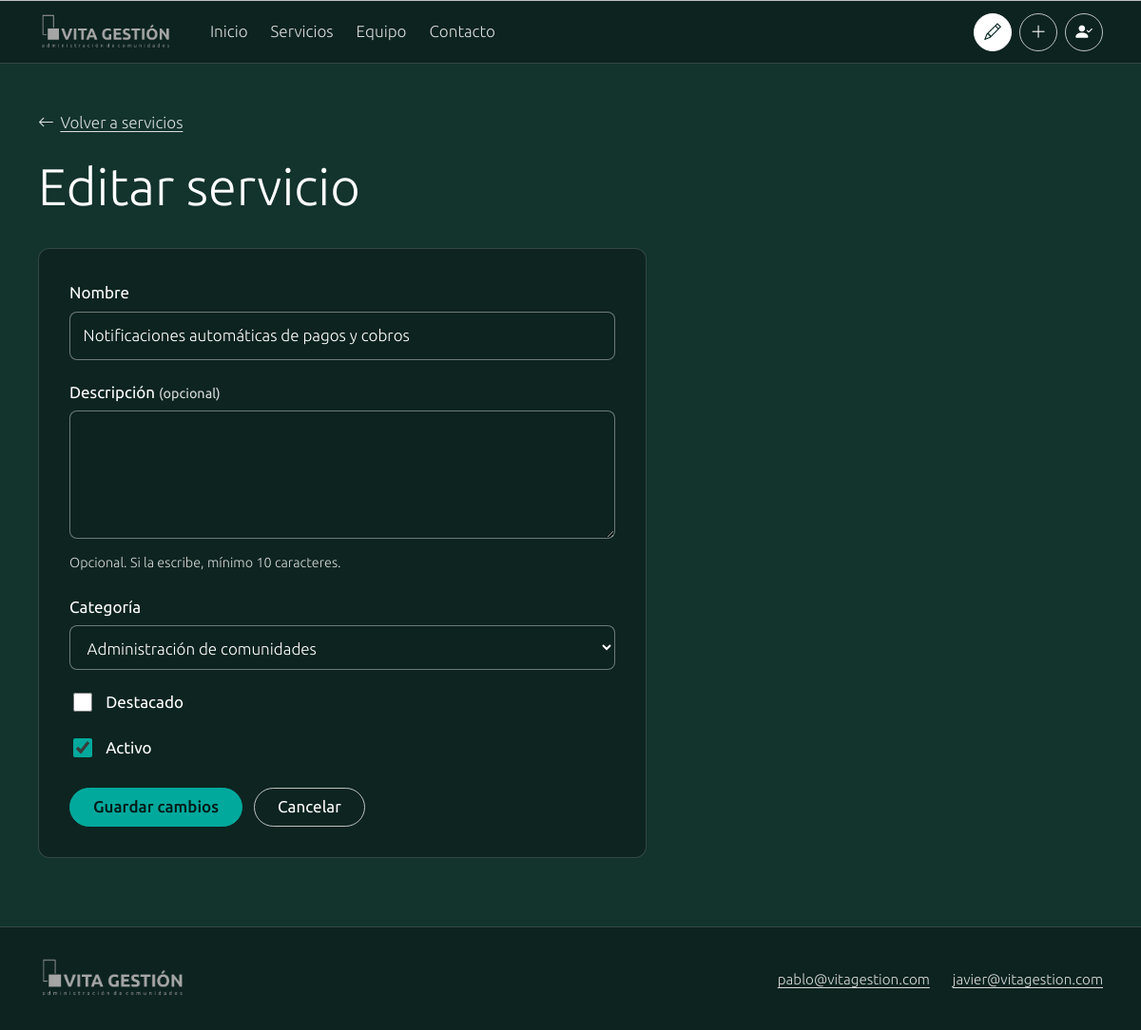
/panel/servicios/3/editar/ (signed in), run on the app's committed database.
### servicios/models.py (models this page shows, shortened)
class Servicio(models.Model):
    nombre = models.CharField('nombre', max_length=150)
    descripcion = models.TextField('descripción', max_length=500, blank=True)
    categoria = models.ForeignKey(
        Categoria,
        verbose_name='categoría',
        on_delete=models.PROTECT,   # no se puede borrar una categoría con servicios
        related_name='servicios',
    )
    destacado = models.BooleanField('destacado', default=False)
    activo = models.BooleanField('activo', default=True)
    creado = models.DateTimeField('creado', auto_now_add=True)
    actualizado = models.DateTimeField('actualizado', auto_now=True)
    class Meta:
        verbose_name = 'servicio'
        verbose_name_plural = 'servicios'
        ordering = ['categoria__orden', 'id']
        constraints = [
            models.UniqueConstraint(
                fields=['categoria', 'nombre'],
                name='servicio_nombre_unico_por_categoria',
            ),
        ]

### servicios/views.py (the view)
# urls.py: path('panel/servicios/<int:pk>/editar/', views.ServicioEditarView.as_view(), name='servicio_editar'),
class ServicioEditarView(PanelMixin, FormularioMensajesMixin, UpdateView):
    permission_required = 'servicios.change_servicio'
    model = Servicio
    form_class = ServicioForm
    template_name = 'servicios/servicio_form.html'
    success_url = reverse_lazy('servicios:panel_servicios')
    mensaje_exito = 'Servicio «{nombre}» actualizado correctamente.'
    seccion = 'servicios'

### servicios/forms.py (shortened to what this page needs)
class ServicioForm(EstiloCamposMixin, forms.ModelForm):
    class Meta:
        model = Servicio
        fields = ['nombre', 'descripcion', 'categoria', 'destacado', 'activo']
        field_classes = {'categoria': CategoriaChoiceField}
        widgets = {
            'nombre': forms.TextInput(
                attrs={'placeholder': 'Ej.: Control de accesos y seguridad'}
            ),
            'descripcion': forms.Textarea(attrs={'rows': 4}),
        }
        help_texts = {
            'descripcion': 'Opcional. Si la escribe, mínimo 10 caracteres.',
        }
        error_messages = {
            'nombre': {
                'required': 'El nombre es obligatorio.',
                'max_length': 'El nombre no puede superar los 150 caracteres.',
            },
            'descripcion': {
                'max_length': 'La descripción no puede superar los 500 caracteres.',
            },
            'categoria': {
                'required': 'Debe seleccionar una categoría.',
                'invalid_choice': 'Seleccione una categoría válida de la lista.',
            },
        }

### servicios/forms.py (called while the page is built)
    def label_from_instance(self, obj):
        return obj.nombre if obj.activa else f'{obj.nombre} (inactiva)'

### servicios/views.py (called while the page is built)
    def get_context_data(self, **kwargs):
        contexto = super().get_context_data(**kwargs)
        contexto['seccion'] = self.seccion
        return contexto

### templates/servicios/servicio_form.html (shortened to what this page needs)
{% extends 'base.html' %}
{% block contenido %}
<div class="contenedor panel">
  <a class="volver" href="{% url 'servicios:panel_servicios' %}"><i class="bi bi-arrow-left" aria-hidden="true"></i> Volver a servicios</a>
  <h1>{% if object %}Editar servicio{% else %}Crear servicio{% endif %}</h1>
  <form class="formulario-caja" method="post" novalidate>
    {% for campo in form %}{% include 'servicios/_campo.html' %}{% endfor %}
    <div class="acciones-formulario">
      <button type="submit" class="btn btn-primario">{% if object %}Guardar cambios{% else %}Crear servicio{% endif %}</button>
      <a class="btn" href="{% url 'servicios:panel_servicios' %}">Cancelar</a>
    </div>
  </form>
</div>
{% endblock %}

### templates/servicios/_campo.html (shortened to what this page needs)
{% if campo.field.widget.input_type == 'checkbox' %}
<div class="campo-grupo{% if campo.errors %} con-error{% endif %}">
  <div class="campo-check">
    {{ campo }}
    <div>
      <label for="{{ campo.id_for_label }}">{{ campo.label }}</label>
    </div>
  </div>
</div>
{% else %}
<div class="campo-grupo{% if campo.errors %} con-error{% endif %}">
  <label for="{{ campo.id_for_label }}">{{ campo.label }}{% if not campo.field.required %} <span class="ayuda">(opcional)</span>{% endif %}</label>
  {{ campo }}
  {% if campo.help_text %}<p class="ayuda">{{ campo.help_text }}</p>{% endif %}
</div>
{% endif %}

### static/css/vita.css (style rules this page uses)
:root { --fondo: #13332d; --fondo-profundo: #0c231f; --teal: #01a99c; --teal-claro: #5fe3d6; --verde-medio: #007f76; --verde-oscuro: #01534d; --verde-casi-negro: #002a28; --gris-logo: #a0a0a0; --texto: #ffffff; --texto-suave: rgba(255, 255, 255, .84); --linea: rgba(255, 255, 255, .72); --linea-suave: rgba(255, 255, 255, .16); --superficie: rgba(0, 0, 0, .28); --peligro: #ffb4ab; --peligro-fondo: #8c1d18; --degradado-portada: linear-gradient(90deg, #01a99c 0%, #00988c 10%, #007f76 25%, #01534d 50%, #002a28 75%, #011110 90%, #000 100%); --degradado-contenido: linear-gradient(90deg, #000 0%, #011110 14%, #002a28 38%, #01534d 62%, #007f76 82%, #01a99c 100%); --margen: clamp(1rem, 4vw, 2rem); --ancho: 1120px; --radio: 12px; --slot: 48px; --despl: var(--slot); }
body.con-crear { --despl: calc(var(--slot) * 2); }
*, *::before, *::after { box-sizing: border-box; }
html { scroll-behavior: smooth; -webkit-text-size-adjust: 100%; }
body { margin: 0; min-height: 100vh; display: flex; flex-direction: column; background: var(--fondo); color: var(--texto); font-family: "Ubuntu", system-ui, -apple-system, "Segoe UI", Roboto, sans-serif; font-weight: 300; font-size: 1.0625rem; line-height: 1.65; }
a { color: var(--teal-claro); text-underline-offset: .2em; }
h1, h2, h3 { margin: 0 0 .6em; line-height: 1.2; font-weight: 300; }
h1 { font-size: clamp(2rem, 4.6vw, 3.4rem); }
p { margin: 0 0 1em; }
.contenedor { width: min(var(--ancho), 100% - 2 * var(--margen)); margin-inline: auto; }
.btn { display: inline-flex; align-items: center; justify-content: center; gap: .5rem; padding: .6rem 1.5rem; border: 1px solid var(--linea); border-radius: 999px; background: transparent; color: #fff; font: inherit; font-weight: 400; line-height: 1.2; text-decoration: none; cursor: pointer; transition: background-color .15s, color .15s, border-color .15s; }
.btn-primario { background: var(--teal); border-color: var(--teal); color: #001a17; font-weight: 500; }
.panel { padding-block: clamp(1.5rem, 4vw, 3rem) clamp(3rem, 6vw, 5rem); }
.formulario-caja { max-width: 40rem; padding: clamp(1.25rem, 3vw, 2rem); background: var(--superficie); border: 1px solid var(--linea-suave); border-radius: var(--radio); }
.campo-grupo { margin-bottom: 1.25rem; }
.campo-grupo label { display: block; margin-bottom: .35rem; font-weight: 400; }
.campo-grupo .ayuda { margin: .35rem 0 0; font-size: .9rem; color: var(--texto-suave); }
input[type="text"], input[type="search"], input[type="number"], select, textarea, .campo { width: 100%; padding: .65rem .85rem; background: var(--fondo-profundo); color: #fff; border: 1px solid rgba(255, 255, 255, .4); border-radius: 8px; font: inherit; font-weight: 300; color-scheme: dark; }
input[type="search"], input[type="text"], input[type="number"], select { min-height: 2.9rem; }
textarea { resize: vertical; min-height: 7rem; }
.campo-check { display: flex; align-items: flex-start; gap: .7rem; }
.campo-check input { width: 1.25rem; height: 1.25rem; margin-top: .25rem; accent-color: var(--teal); flex: none; }
.campo-check label { margin: 0; }
.acciones-formulario { display: flex; flex-wrap: wrap; gap: .75rem; margin-top: 1.75rem; }
.volver { display: inline-flex; align-items: center; gap: .4rem; margin-bottom: 1.25rem; color: var(--texto-suave); }

### data on the page
Servicio: form "Notificaciones automáticas de pagos y cobros" "Administración de comunidades", form "☑"

### other printed values
{{ campo.label }} "Nombre" "Descripción" "Categoría"
{{ campo.help_text }} "Opcional. Si la escribe, mínimo 10 caracteres."
{{ campo.label }} "Destacado" "Activo"
